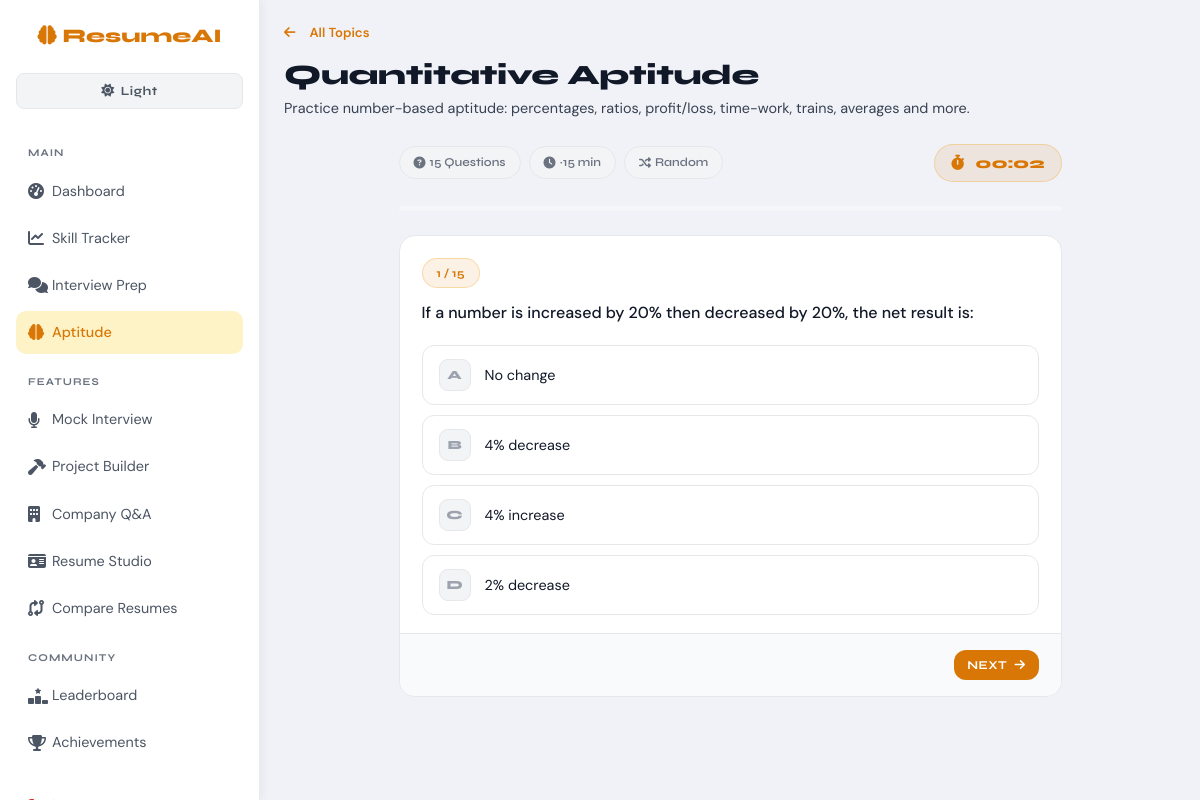
Screenshot of /aptitude/1/ (signed in) with the database file from the repository.
### analyzer/models.py (models this page shows, shortened)
class AptitudeTopic(models.Model):
    name = models.CharField(max_length=200, unique=True)
    description = models.TextField(blank=True)

class AptitudeQuestion(models.Model):
    topic = models.ForeignKey(AptitudeTopic, on_delete=models.CASCADE, related_name='questions')
    question = models.TextField()
    option_a = models.CharField(max_length=500)
    option_b = models.CharField(max_length=500)
    option_c = models.CharField(max_length=500)
    option_d = models.CharField(max_length=500)
    correct_option = models.CharField(max_length=1, choices=[('A','A'),('B','B'),('C','C'),('D','D')])
    explanation = models.TextField(blank=True)

### analyzer/views.py (the view, shortened to what this page needs)
# urls.py: path('aptitude/<int:topic_id>/', views.aptitude_topic, name='aptitude_topic'),
@login_required
def aptitude_topic(request, topic_id):
    topic = get_object_or_404(AptitudeTopic, pk=topic_id)
    questions = list(topic.questions.all())
    if len(questions) > 15:
        questions = random.sample(questions, 15)
    results = None
    score = None
    return render(request, 'aptitude_topic.html', {
        'topic': topic,
        'questions': questions,
        'results': results,
        'score': score,
    })

### templates/aptitude_topic.html (shortened to what this page needs)
{% extends 'base.html' %}
{% block content %}
<div class="page-header">
  <a href="{% url 'aptitude_prep' %}" class="back-btn"><i class="fa-solid fa-arrow-left me-2"></i>All Topics</a>
  <h1 class="page-title mt-2">{{ topic.name }}</h1>
  {% if topic.description %}<p class="page-subtitle">{{ topic.description }}</p>{% endif %}
</div>
{% if results %}
<!-- ══════════════════════════════════════════════
     RESULTS VIEW
══════════════════════════════════════════════ -->
{% with correct_count=0 %}
<div class="row justify-content-center mb-5">
  <div class="col-lg-7">
    <div class="apt-result-card">
      <div class="apt-result-header">Quiz Complete!</div>
      <div class="apt-result-body">
        <div class="apt-score-ring
          {% if score >= 90 %}apt-ring-green
          {% elif score >= 70 %}apt-ring-amber
          {% elif score >= 50 %}apt-ring-orange
          {% else %}apt-ring-red{% endif %}">
          <span class="apt-ring-num">{{ score|floatformat:0 }}<span class="apt-ring-pct">%</span></span>
          <span class="apt-ring-label">Score</span>
        </div>
        <div class="apt-result-stats">
          <div class="apt-rs-item apt-rs-correct">
            <i class="fa-solid fa-circle-check"></i>
            <span>{{ results|length }}</span>
            <div>Attempted</div>
          </div>
          <div class="apt-rs-item apt-rs-wrong">
            <i class="fa-solid fa-circle-xmark"></i>
            <span>–</span>
            <div>Wrong</div>
          </div>
        </div>
        <div class="apt-result-msg
          {% if score >= 90 %}apt-msg-green
          {% elif score >= 70 %}apt-msg-amber
          {% else %}apt-msg-red{% endif %}">
          {% if score >= 90 %}
            🏆 Excellent! Outstanding performance. Move to the next topic!
          {% elif score >= 70 %}
            ✅ Good job! You're on the right track. Try one more time to hit 90%+!
          {% elif score >= 50 %}
            📖 Average score. Review the explanations below and retry.
          {% else %}
            🔁 Keep practicing! Study the explanations carefully and try again.
          {% endif %}
        </div>
        <div class="d-flex gap-3 justify-content-center">
          <a href="{% url 'aptitude_topic' topic.pk %}" class="btn btn-primary">
            <i class="fa-solid fa-rotate-right me-2"></i>Retry
          </a>
          <a href="{% url 'aptitude_prep' %}" class="btn btn-secondary">
            <i class="fa-solid fa-arrow-left me-2"></i>All Topics
          </a>
        </div>
      </div>
    </div>
  </div>
</div>
<div class="row justify-content-center">
  <div class="col-lg-9">
    <h5 class="apt-section-title mb-3"><i class="fa-solid fa-list-check me-2"></i>Answer Review</h5>
    {% for r in results %}
    <div class="apt-review-card {% if r.is_correct %}apt-review-correct{% else %}apt-review-wrong{% endif %}">
      <div class="apt-review-header">
        {% if r.is_correct %}
        <span class="apt-review-badge apt-rbadge-correct"><i class="fa-solid fa-check me-1"></i>Correct</span>
        {% else %}
        <span class="apt-review-badge apt-rbadge-wrong"><i class="fa-solid fa-xmark me-1"></i>Wrong</span>
        {% endif %}
        <span class="apt-review-num">Q{{ forloop.counter }}</span>
      </div>
      <div class="apt-review-q">{{ r.question }}</div>
      <div class="apt-review-answers">
        {% if not r.is_correct %}
        <div class="apt-ans apt-ans-wrong"><i class="fa-solid fa-xmark me-2"></i>Your answer: <strong>{{ r.your_answer }}</strong></div>
        {% endif %}
        <div class="apt-ans apt-ans-correct"><i class="fa-solid fa-check me-2"></i>Correct: <strong>{{ r.correct_answer }}</strong></div>
      </div>
      {% if r.explanation %}
      <div class="apt-explanation"><i class="fa-solid fa-lightbulb me-2" style="color:var(--amber)"></i>{{ r.explanation }}</div>
      {% endif %}
    </div>
    {% endfor %}
  </div>
</div>
{% endwith %}
{% else %}
<div class="row justify-content-center">
  <div class="col-lg-9">
    <div class="apt-quiz-header mb-4">
      <div class="apt-quiz-meta">
        <span class="apt-quiz-badge"><i class="fa-solid fa-circle-question me-1"></i>{{ questions|length }} Questions</span>
        <span class="apt-quiz-badge"><i class="fa-solid fa-clock me-1"></i>~15 min</span>
        <span class="apt-quiz-badge"><i class="fa-solid fa-shuffle me-1"></i>Random</span>
      </div>
      <div class="apt-timer" id="aptTimer">
        <i class="fa-solid fa-stopwatch me-1"></i><span id="timerDisplay">00:00</span>
      </div>
    </div>
    <div class="apt-quiz-progress mb-4">
    </div>
    <form method="post" id="quizForm">
      {% for q in questions %}
      <div class="apt-quiz-card" id="qblock-{{ forloop.counter }}" {% if not forloop.first %}style="display:none"{% endif %}>
        <div class="apt-quiz-q-header">
          <span class="apt-qnum-badge">{{ forloop.counter }} / {{ questions|length }}</span>
          <p class="apt-quiz-q-text">{{ q.question }}</p>
        </div>
        <div class="apt-quiz-options">
          <label class="apt-opt">
            <span class="apt-opt-letter">A</span>
            <span class="apt-opt-text">{{ q.option_a }}</span>
          </label>
          <label class="apt-opt">
            <span class="apt-opt-letter">B</span>
            <span class="apt-opt-text">{{ q.option_b }}</span>
          </label>
          <label class="apt-opt">
            <span class="apt-opt-letter">C</span>
            <span class="apt-opt-text">{{ q.option_c }}</span>
          </label>
          <label class="apt-opt">
            <span class="apt-opt-letter">D</span>
            <span class="apt-opt-text">{{ q.option_d }}</span>
          </label>
        </div>
        <div class="apt-quiz-nav">
          {% if not forloop.last %}
          <button type="button" class="btn btn-primary btn-sm apt-next" data-idx="{{ forloop.counter }}" data-total="{{ questions|length }}">
            Next <i class="fa-solid fa-arrow-right ms-1"></i>
          </button>
          {% else %}
          <button type="submit" class="btn btn-primary btn-sm">
            <i class="fa-solid fa-paper-plane me-1"></i>Submit Quiz
          </button>
          {% endif %}
        </div>
      </div>
      {% endfor %}
    </form>
  </div>
</div>
{% endif %}
{% endblock %}

### rows the page displays
AptitudeTopic: name "Quantitative Aptitude", description "Practice number-based aptitude: percentages, ratios, profit/loss, time-work, trains, averages and more."
AptitudeQuestion: questions "15", question "If a number is increased by 20% then decreased by 20%, the net result is:", option_a "No change", option_b "4% decrease", option_c "4% increase", option_d "2% decrease"

### other values shown
{{ questions|length }} "15"
